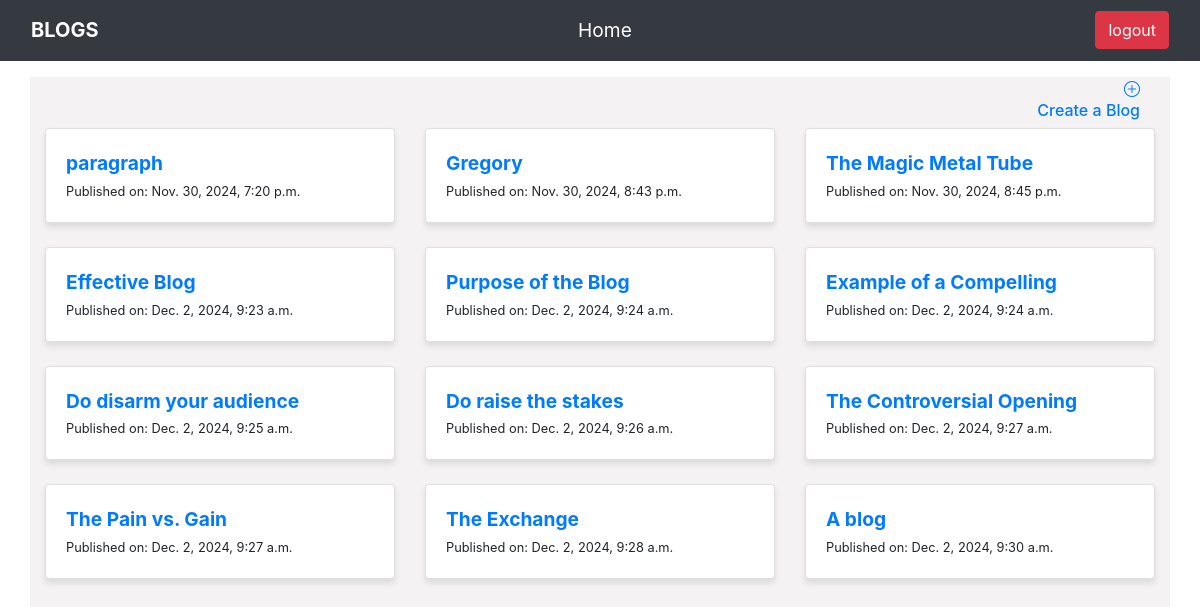
Page /home (signed in) on the earlier database version.
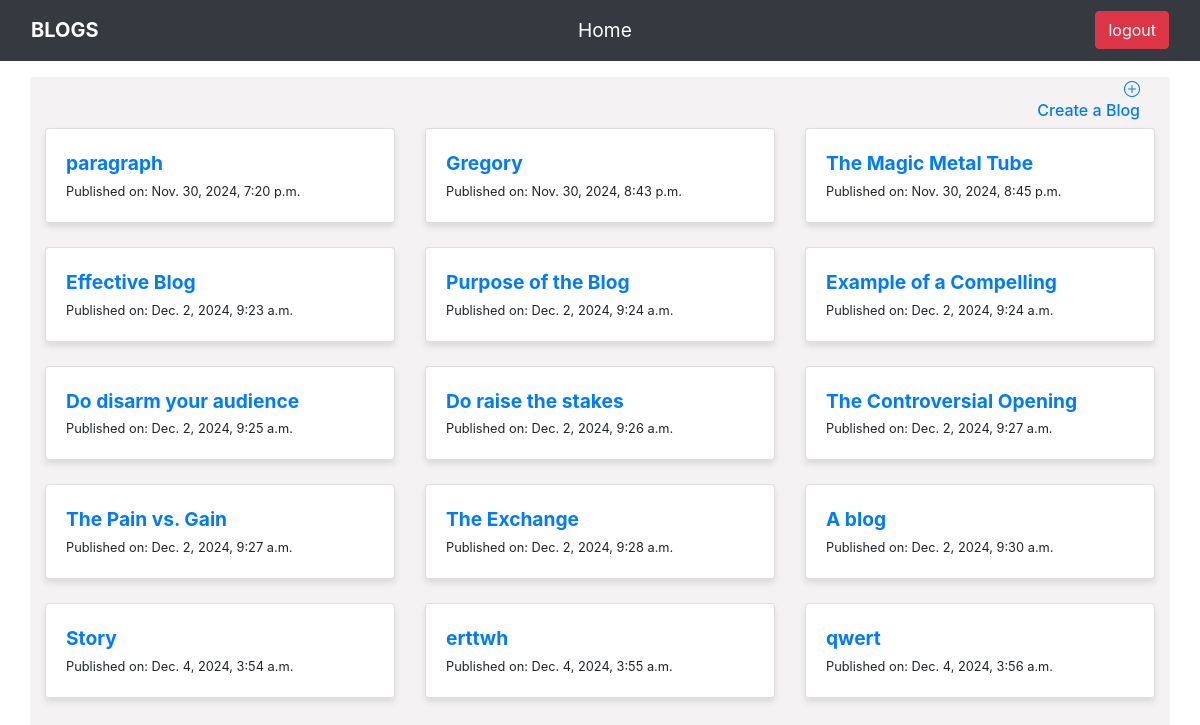
Same page on the later database version.
### my_app/models.py (models this page shows)
class Post(models.Model):
    title = models.CharField(max_length=50,null=True,blank=True)
    content = models.TextField()
    author = models.ForeignKey(User, on_delete=models.SET_NULL, null=True, blank=True)
    published = models.DateTimeField(auto_now_add=True)

### my_app/views.py (the view)
# urls.py: path('home',views.home_page,name="home_page"),
def home_page(request):
    try:
        if not request.user.is_authenticated:
            raise Http404('User Not Authenticated')
        posts = Post.objects.all()
        return render(request,'home.html',{'posts':posts})
    except Http404:
        messages.error(request,'You Must Login First')
        return redirect('login_view')

### my_app/templates/home.html (shortened to what this page needs)
<!doctype html>
<html lang="en">
<head>
    {% load static %}
    <link rel="stylesheet" href="{% static 'home.css' %}">
    <link rel="stylesheet" href="https://cdn.jsdelivr.net/npm/bootstrap-icons@1.11.3/font/bootstrap-icons.min.css">
    <link rel="stylesheet" href="https://stackpath.bootstrapcdn.com/bootstrap/4.3.1/css/bootstrap.min.css"
>
</head>
<body>
        <div>
            <nav class="navbar navbar-expand-lg navbar-dark bg-dark">
                <div class="container-fluid">
                    <a class="navbar-brand" href="{% url 'home_page' %}">BLOGS</a>
                    <div class="mx-auto">
                        <a class="nav-link active text-white" href="{% url 'home_page' %}">Home</a>
                    </div>
                    <div class="d-flex">
                        <a  class="btn btn-danger" href="{% url 'logout_view' %}" class="logout">logout</a>
                    </div>
                </div>
            </nav>
        </div>
        <div class="container mt-3">
            <div class='create'><a href="{% url 'create_post' %}"><i class="bi bi-plus-circle"></i>
                    <h6>Create a Blog</h6>
                </a></div>
            <div class="row">
                {% for post in posts %}
                <div class="col-md-4 mb-4">
                    <div class="card" style="width: 100%;">
                        <div class="card-body">
                            <a href="{% url 'post_detail' post.id %}" class="card-title">{{ post.title }}</a>
                            <div><small>Published on: {{ post.published }}</small></div>
                        </div>
                    </div>
                </div>
                {% endfor %}
            </div>
        </div>
</body>
</html>

Differences in the rows shown:
added Post: title "Story", published "Dec. 4, 2024, 3:54 a.m."
added Post: title "erttwh", published "Dec. 4, 2024, 3:55 a.m."
added Post: title "qwert", published "Dec. 4, 2024, 3:56 a.m."
